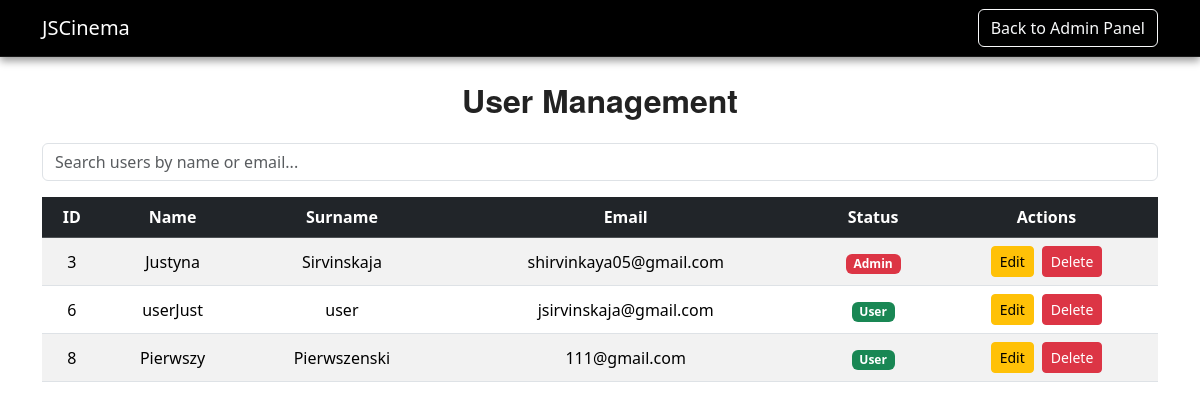
Screenshot of /users-admin.php (signed in) with the database file from the repository.
### tables this page shows
CREATE TABLE `users` (
  `id` int(11) NOT NULL,
  `email` varchar(255) DEFAULT NULL,
  `imie` varchar(50) NOT NULL,
  `nazwisko` varchar(50) NOT NULL,
  `password` varchar(255) NOT NULL,
  `data_urodzenia` date NOT NULL,
  `profile_image` varchar(255) DEFAULT NULL,
  `Status` varchar(255) DEFAULT NULL,
  `created_at` timestamp NOT NULL DEFAULT current_timestamp()
);

### users-admin.php (the view, shortened to what this page needs)
<?php
require 'db_connection.php';
$users_query = $conn->query("SELECT id, imie, nazwisko, email, Status FROM users");
?>
<!DOCTYPE html>
<html lang="pl">
<head>
    <link href="https://cdn.jsdelivr.net/npm/bootstrap@5.3.3/dist/css/bootstrap.min.css" rel="stylesheet">
    <link rel="stylesheet" href="style.css">
</head>
<body>
<nav class="navbar navbar-dark bg-dark">
    <div class="container">
        <a class="navbar-brand" href="index.php">JSCinema</a>
        <a href="profile.php" class="btn btn-outline-light">Back to Admin Panel</a>
    </div>
</nav>
<div class="container mt-4">
    <h2 class="text-center mb-4">User Management</h2>
    <div class="mb-3">
        <input type="text" id="searchInput" class="form-control" placeholder="Search users by name or email...">
    </div>
    <div class="table-responsive">
        <table class="table table-striped text-center align-middle" id="usersTable">
            <thead class="table-dark">
            <tr>
                <th>ID</th>
                <th>Name</th>
                <th>Surname</th>
                <th>Email</th>
                <th>Status</th>
                <th>Actions</th>
            </tr>
            </thead>
            <tbody>
            <?php while ($row = $users_query->fetch_assoc()): ?>
                <tr>
                    <td><?php echo $row['id']; ?></td>
                    <td><?php echo htmlspecialchars($row['imie']); ?></td>
                    <td><?php echo htmlspecialchars($row['nazwisko']); ?></td>
                    <td><?php echo htmlspecialchars($row['email']); ?></td>
                    <td><span class="badge bg-<?php echo $row['Status'] === 'admin' ? 'danger' : 'success'; ?>">
                            <?php echo ucfirst($row['Status']); ?>
                        </span></td>
                    <td>
                        <div class="d-flex justify-content-center gap-2">
                            <a href="edit_user_admin.php?id=<?php echo $row['id']; ?>" class="btn btn-warning btn-sm">Edit</a>
                            <a href="delete_user_admin.php?id=<?php echo $row['id']; ?>" class="btn btn-danger btn-sm" onclick="return confirm('Are you sure you want to delete this user?');">Delete</a>
                        </div>
                    </td>
                </tr>
            <?php endwhile; ?>
            </tbody>
        </table>
    </div>
</div>
</body>
</html>

### rows the page displays
users: id "3", imie "Justyna", nazwisko "Sirvinskaja", email "shirvinkaya05@gmail.com", Status "Admin"
users: id "6", imie "userJust", nazwisko "user", email "jsirvinskaja@gmail.com", Status "User"
users: id "8", imie "Pierwszy", nazwisko "Pierwszenski", email "111@gmail.com", Status "User"
